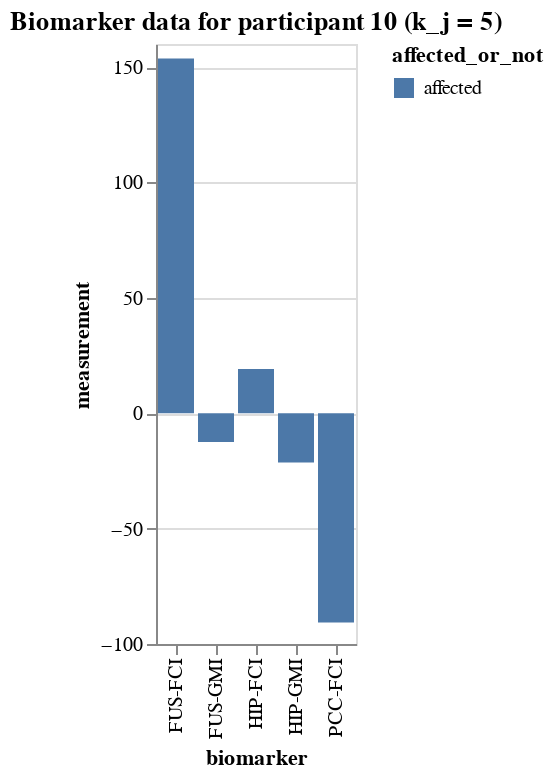

Write notebook code for a chart like this one.
### Markdown cell above
### A certain participant's data

### Code cell
# participant 10
participant10_data = df[df.participant == 10]
alt.Chart(participant10_data).mark_bar().encode(
    x='biomarker',
    y='measurement',
    color=alt.Color(
        'affected_or_not:N'
    ),
    tooltip=['biomarker', 'affected_or_not', 'measurement']
).interactive().properties(
    title=f'Biomarker data for participant 10 (k_j = {participant10_data.k_j.to_list()[0]})'
)

### Figure 1 — Vega-Lite specification as saved in the notebook (floating-point values rounded to 4 significant figures)
{"config": {"view": {"continuousWidth": 300, "continuousHeight": 300}}, "data": {"name": "data-30be6f5f135940075abdfdba0de87623"}, "mark": {"type": "bar"}, "encoding": {"color": {"field": "affected_or_not", "type": "nominal"}, "tooltip": [{"field": "biomarker", "type": "nominal"}, {"field": "affected_or_not", "type": "nominal"}, {"field": "measurement", "type": "quantitative"}], "x": {"field": "biomarker", "type": "nominal"}, "y": {"field": "measurement", "type": "quantitative"}}, "params": [{"name": "param_4", "select": {"type": "interval", "encodings": ["x", "y"]}, "bind": "scales"}], "title": "Biomarker data for participant 10 (k_j = 5)", "$schema": "https://vega.github.io/schema/vega-lite/v5.16.3.json", "datasets": {"data-30be6f5f135940075abdfdba0de87623": [{"participant": 10, "biomarker": "HIP-FCI", "measurement": 19.2, "k_j": 5, "S_n": 1, "affected_or_not": "affected"}, {"participant": 10, "biomarker": "HIP-GMI", "measurement": -21.32, "k_j": 5, "S_n": 3, "affected_or_not": "affected"}, {"participant": 10, "biomarker": "FUS-FCI", "measurement": 153.7, "k_j": 5, "S_n": 5, "affected_or_not": "affected"}, {"participant": 10, "biomarker": "PCC-FCI", "measurement": -90.69, "k_j": 5, "S_n": 2, "affected_or_not": "affected"}, {"participant": 10, "biomarker": "FUS-GMI", "measurement": -12.47, "k_j": 5, "S_n": 4, "affected_or_not": "affected"}]}}
